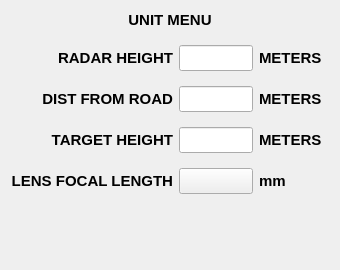
<?xml version="1.0" encoding="UTF-8"?>
<ui version="4.0">
 <class>modeSel</class>
 <widget class="QWidget" name="modeSel">
  <property name="geometry">
   <rect>
    <x>0</x>
    <y>0</y>
    <width>340</width>
    <height>270</height>
   </rect>
  </property>
  <property name="minimumSize">
   <size>
    <width>35</width>
    <height>270</height>
   </size>
  </property>
  <property name="font">
   <font>
    <pointsize>11</pointsize>
    <weight>50</weight>
    <bold>false</bold>
   </font>
  </property>
  <property name="windowTitle">
   <string>Form</string>
  </property>
  <layout class="QVBoxLayout" name="verticalLayout_2">
   <item>
    <layout class="QVBoxLayout" name="verticalLayout">
     <property name="bottomMargin">
      <number>10</number>
     </property>
     <item alignment="Qt::AlignHCenter">
      <widget class="QLabel" name="label">
       <property name="minimumSize">
        <size>
         <width>0</width>
         <height>0</height>
        </size>
       </property>
       <property name="maximumSize">
        <size>
         <width>16777215</width>
         <height>40</height>
        </size>
       </property>
       <property name="text">
        <string>&lt;html&gt;&lt;head/&gt;&lt;body&gt;&lt;p&gt;&lt;span style=&quot; font-weight:600;&quot;&gt;UNIT MENU&lt;/span&gt;&lt;/p&gt;&lt;/body&gt;&lt;/html&gt;</string>
       </property>
       <property name="alignment">
        <set>Qt::AlignCenter</set>
       </property>
      </widget>
     </item>
    </layout>
   </item>
   <item>
    <layout class="QGridLayout" name="gridLayout">
     <property name="sizeConstraint">
      <enum>QLayout::SetDefaultConstraint</enum>
     </property>
     <property name="rightMargin">
      <number>0</number>
     </property>
     <property name="verticalSpacing">
      <number>15</number>
     </property>
     <item row="4" column="0">
      <widget class="QLabel" name="lb_lensFocal">
       <property name="text">
        <string>&lt;html&gt;&lt;head/&gt;&lt;body&gt;&lt;p&gt;&lt;span style=&quot; font-weight:600;&quot;&gt;LENS FOCAL LENGTH&lt;/span&gt;&lt;/p&gt;&lt;/body&gt;&lt;/html&gt;</string>
       </property>
       <property name="alignment">
        <set>Qt::AlignRight|Qt::AlignTrailing|Qt::AlignVCenter</set>
       </property>
      </widget>
     </item>
     <item row="0" column="0">
      <widget class="QLabel" name="lb_radarH">
       <property name="font">
        <font>
         <pointsize>11</pointsize>
         <weight>50</weight>
         <bold>false</bold>
        </font>
       </property>
       <property name="text">
        <string>&lt;html&gt;&lt;head/&gt;&lt;body&gt;&lt;p&gt;&lt;span style=&quot; font-weight:600;&quot;&gt;RADAR HEIGHT&lt;/span&gt;&lt;/p&gt;&lt;/body&gt;&lt;/html&gt;</string>
       </property>
       <property name="alignment">
        <set>Qt::AlignRight|Qt::AlignTrailing|Qt::AlignVCenter</set>
       </property>
      </widget>
     </item>
     <item row="3" column="0">
      <widget class="QLabel" name="lb_targetH">
       <property name="text">
        <string>&lt;html&gt;&lt;head/&gt;&lt;body&gt;&lt;p&gt;&lt;span style=&quot; font-weight:600;&quot;&gt;TARGET HEIGHT&lt;/span&gt;&lt;/p&gt;&lt;/body&gt;&lt;/html&gt;</string>
       </property>
       <property name="alignment">
        <set>Qt::AlignRight|Qt::AlignTrailing|Qt::AlignVCenter</set>
       </property>
      </widget>
     </item>
     <item row="2" column="0">
      <widget class="QLabel" name="lb_distFrR">
       <property name="maximumSize">
        <size>
         <width>210</width>
         <height>16777215</height>
        </size>
       </property>
       <property name="font">
        <font>
         <pointsize>11</pointsize>
         <weight>50</weight>
         <bold>false</bold>
        </font>
       </property>
       <property name="text">
        <string>&lt;html&gt;&lt;head/&gt;&lt;body&gt;&lt;p&gt;&lt;span style=&quot; font-weight:600;&quot;&gt;DIST FROM ROAD&lt;/span&gt;&lt;/p&gt;&lt;/body&gt;&lt;/html&gt;</string>
       </property>
       <property name="alignment">
        <set>Qt::AlignRight|Qt::AlignTrailing|Qt::AlignVCenter</set>
       </property>
      </widget>
     </item>
     <item row="3" column="1">
      <widget class="vkILine" name="le_targetH">
       <property name="minimumSize">
        <size>
         <width>0</width>
         <height>0</height>
        </size>
       </property>
       <property name="alignment">
        <set>Qt::AlignCenter</set>
       </property>
      </widget>
     </item>
     <item row="0" column="2">
      <widget class="QLabel" name="lb_radarH_2">
       <property name="minimumSize">
        <size>
         <width>70</width>
         <height>0</height>
        </size>
       </property>
       <property name="font">
        <font>
         <pointsize>11</pointsize>
         <weight>50</weight>
         <bold>false</bold>
        </font>
       </property>
       <property name="text">
        <string>&lt;html&gt;&lt;head/&gt;&lt;body&gt;&lt;p&gt;&lt;span style=&quot; font-weight:600;&quot;&gt;METERS&lt;/span&gt;&lt;/p&gt;&lt;/body&gt;&lt;/html&gt;</string>
       </property>
      </widget>
     </item>
     <item row="4" column="1">
      <widget class="QPushButton" name="pb_lensFocal">
       <property name="minimumSize">
        <size>
         <width>60</width>
         <height>0</height>
        </size>
       </property>
       <property name="text">
        <string/>
       </property>
      </widget>
     </item>
     <item row="2" column="2">
      <widget class="QLabel" name="lb_distFrR_2">
       <property name="maximumSize">
        <size>
         <width>70</width>
         <height>16777215</height>
        </size>
       </property>
       <property name="text">
        <string>&lt;html&gt;&lt;head/&gt;&lt;body&gt;&lt;p&gt;&lt;span style=&quot; font-weight:600;&quot;&gt;METERS&lt;/span&gt;&lt;/p&gt;&lt;/body&gt;&lt;/html&gt;</string>
       </property>
      </widget>
     </item>
     <item row="3" column="2">
      <widget class="QLabel" name="lb_targetH_2">
       <property name="minimumSize">
        <size>
         <width>60</width>
         <height>0</height>
        </size>
       </property>
       <property name="text">
        <string>&lt;html&gt;&lt;head/&gt;&lt;body&gt;&lt;p&gt;&lt;span style=&quot; font-weight:600;&quot;&gt;METERS&lt;/span&gt;&lt;/p&gt;&lt;/body&gt;&lt;/html&gt;</string>
       </property>
      </widget>
     </item>
     <item row="0" column="1">
      <widget class="vkILine" name="le_radarH">
       <property name="minimumSize">
        <size>
         <width>0</width>
         <height>0</height>
        </size>
       </property>
       <property name="alignment">
        <set>Qt::AlignCenter</set>
       </property>
      </widget>
     </item>
     <item row="4" column="2">
      <widget class="QLabel" name="lb_lensFocal_2">
       <property name="text">
        <string>&lt;html&gt;&lt;head/&gt;&lt;body&gt;&lt;p&gt;&lt;span style=&quot; font-weight:600;&quot;&gt;mm&lt;/span&gt;&lt;/p&gt;&lt;/body&gt;&lt;/html&gt;</string>
       </property>
       <property name="alignment">
        <set>Qt::AlignLeading|Qt::AlignLeft|Qt::AlignVCenter</set>
       </property>
      </widget>
     </item>
     <item row="2" column="1">
      <widget class="vkILine" name="le_distFrR">
       <property name="minimumSize">
        <size>
         <width>0</width>
         <height>0</height>
        </size>
       </property>
       <property name="alignment">
        <set>Qt::AlignCenter</set>
       </property>
      </widget>
     </item>
    </layout>
   </item>
   <item>
    <spacer name="verticalSpacer">
     <property name="orientation">
      <enum>Qt::Vertical</enum>
     </property>
     <property name="sizeHint" stdset="0">
      <size>
       <width>20</width>
       <height>40</height>
      </size>
     </property>
    </spacer>
   </item>
  </layout>
 </widget>
 <customwidgets>
  <customwidget>
   <class>vkILine</class>
   <extends>QLineEdit</extends>
   <header>vkiline.h</header>
  </customwidget>
 </customwidgets>
 <resources/>
 <connections/>
</ui>
